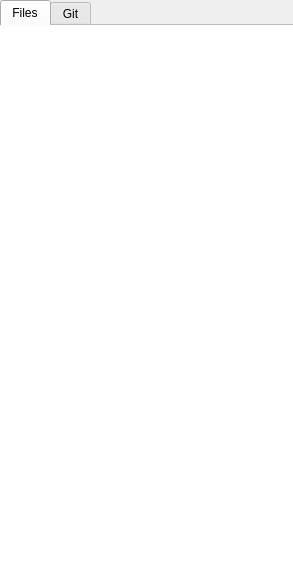
<?xml version="1.0" encoding="UTF-8"?>
<ui version="4.0">
 <class>FolderAsWorkspaceDock</class>
 <widget class="QDockWidget" name="FolderAsWorkspaceDock">
  <property name="geometry">
   <rect>
    <x>0</x>
    <y>0</y>
    <width>293</width>
    <height>575</height>
   </rect>
  </property>
  <property name="windowTitle">
   <string>Folder as Workspace</string>
  </property>
  <widget class="QWidget" name="dockWidgetContents">
   <layout class="QVBoxLayout" name="verticalLayout">
    <property name="leftMargin">
     <number>0</number>
    </property>
    <property name="topMargin">
     <number>0</number>
    </property>
    <property name="rightMargin">
     <number>0</number>
    </property>
    <property name="bottomMargin">
     <number>0</number>
    </property>
    <property name="spacing">
     <number>0</number>
    </property>
    <item>
     <widget class="QTabWidget" name="tabs">
      <property name="documentMode">
       <bool>true</bool>
      </property>
      <property name="currentIndex">
       <number>0</number>
      </property>
      <widget class="QWidget" name="filesTab">
       <attribute name="title">
        <string>Files</string>
       </attribute>
       <layout class="QVBoxLayout" name="filesLayout">
        <property name="leftMargin"><number>0</number></property>
        <property name="topMargin"><number>0</number></property>
        <property name="rightMargin"><number>0</number></property>
        <property name="bottomMargin"><number>0</number></property>
        <property name="spacing"><number>0</number></property>
        <item>
         <widget class="QTreeView" name="treeView">
          <property name="frameShape">
           <enum>QFrame::NoFrame</enum>
          </property>
          <attribute name="headerVisible">
           <bool>false</bool>
          </attribute>
         </widget>
        </item>
       </layout>
      </widget>
      <widget class="QWidget" name="gitTab">
       <attribute name="title">
        <string>Git</string>
       </attribute>
       <layout class="QVBoxLayout" name="gitLayout">
        <property name="leftMargin"><number>0</number></property>
        <property name="topMargin"><number>0</number></property>
        <property name="rightMargin"><number>0</number></property>
        <property name="bottomMargin"><number>0</number></property>
        <property name="spacing"><number>0</number></property>
       </layout>
      </widget>
     </widget>
    </item>
   </layout>
  </widget>
 </widget>
 <resources/>
 <connections/>
</ui>
